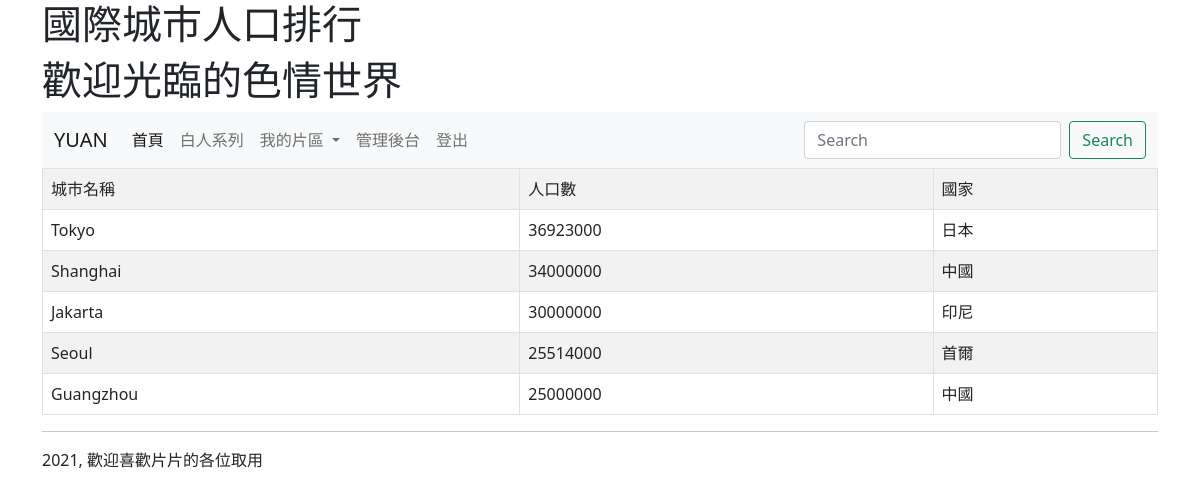
Page /rank/ (signed in) on the committed database.
### mysite/models.py (models this page shows, shortened)
class City(models.Model):
	name = models.CharField(max_length=10)
	population = models.PositiveIntegerField(default=0)
	country = models.ForeignKey(Country, on_delete=models.CASCADE)

class Country(models.Model):
	name = models.CharField(max_length=10)
	def __str__(self):
		return self.name

### mysite/views.py (the view)
# urls.py: path('rank/', rank),
def rank(request):
	cities = City.objects.all()
	return render(request, "rank.html", locals())

### templates/rank.html (shortened to what this page needs)
{% extends "base.html" %}
{% block headmessage %}<h1>國際城市人口排行</h1>{% endblock %}
{% block content %}
<table class='table table-striped table-bordered'>
	<tr><td>城市名稱</td><td>人口數</td><td>國家</td></tr>
{% for city in cities %}
	<tr>
		<td>{{ city.name }}</td>
		<td>{{ city.population}}</td>
		<td>{{ city.country }}</td>
	</tr>
{% endfor %}
</table>
{% endblock %}

### rows in the picture
City: name "Tokyo", population "36923000", country "日本"
City: name "Shanghai", population "34000000", country "中國"
City: name "Jakarta", population "30000000", country "印尼"
City: name "Seoul", population "25514000", country "首爾"
City: name "Guangzhou", population "25000000", country "中國"
